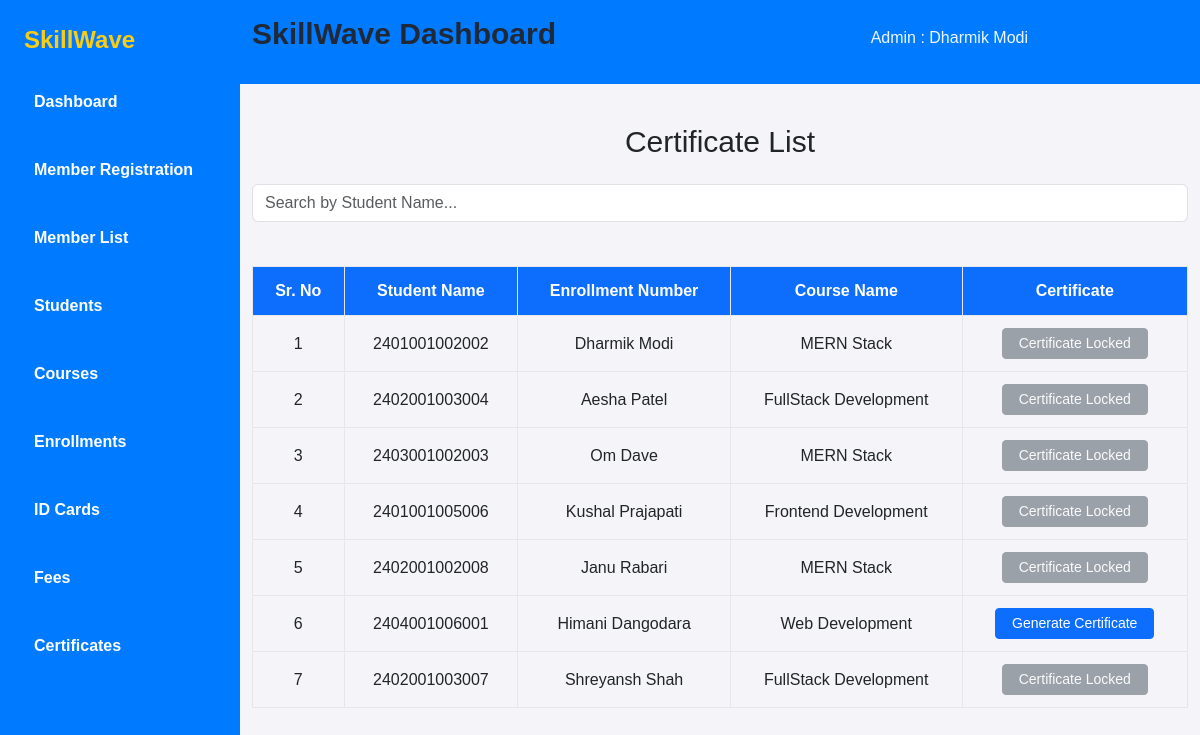
Page /certificate/1/ on the committed database.
### myapp/models.py (models this page shows, shortened)
class Admin(models.Model):
    admin_id = models.AutoField(primary_key=True, verbose_name="ID")
    email = models.EmailField(max_length=50)
    password = models.CharField(max_length=10)
    name = models.CharField(max_length=50)

class Enrollment(models.Model):
    enroll_id = models.AutoField(primary_key=True)  # Fixed spelling: enorll_id → enroll_id
    enrollment_number = models.IntegerField(verbose_name="Enrollment Number")
    admin = models.ForeignKey(Admin, on_delete = models.CASCADE )
    student_id = models.ForeignKey(Student, verbose_name="name", on_delete=models.CASCADE, related_name="enrollments")
    course_name = models.ForeignKey(Course, verbose_name="course_name", on_delete=models.CASCADE, related_name="enrollments")
    admission_date = models.DateField()  # Fixed spelling: Addmission_date → admission_date
    start_date = models.DateField()
    end_date = models.DateField()
    total_paid = models.DecimalField(max_digits=10, decimal_places=2, default=0.00)
    pending_amount = models.DecimalField(max_digits=10, decimal_places=2, default=0.00)
    PAYMENT_STATUS_CHOICES = [
        ('PENDING', 'Pending'),
        ('PAID', 'Paid'),
        ('PARTIAL', 'Partial'),
    ]
    payment_status = models.CharField(max_length=10,choices=PAYMENT_STATUS_CHOICES,default='PENDING',verbose_name="Payment Status")

class Student(models.Model):
    student_id = models.AutoField(primary_key=True, verbose_name="ID")  # Fixed spelling: student_id → ID
    admin = models.ForeignKey(Admin, on_delete = models.CASCADE )
    name = models.CharField(max_length=50)
    address = models.CharField(max_length=100)
    phone_no = models.CharField(max_length=10)
    email = models.CharField(max_length=50)
    DOB = models.DateField()
    photo = models.FileField(upload_to='static/images/student_photos/', null=True)  # Fixed max_length to 1
    marks = models.IntegerField(default=0)  # Assuming marks field exists
    gender = models.CharField(max_length=10, choices=[('Male', 'Male'), ('Female', 'Female')])  # Add this field

class Course(models.Model):
    course_id = models.AutoField(verbose_name="course_id",primary_key=True)
    admin = models.ForeignKey(Admin, on_delete = models.CASCADE )
    course_name = models.CharField(max_length=30)
    duration = models.IntegerField(help_text="Duration in month")
    fees = models.DecimalField(max_digits=10, decimal_places=2)
    def __str__(self):
        return self.course_name

### myapp/views.py (the view)
# urls.py: path('certificate/<int:admin_id>/', views.Certificate, name='certificate'),
def Certificate(request, admin_id):
    c = models.Admin.objects.get(admin_id=admin_id)
    id = c.admin_id
    context = {
        'id': id,
        'admin': models.Admin.objects.get(admin_id=admin_id),
        'admin_id': admin_id,
    }
    certificate = models.Enrollment.objects.filter(admin=admin_id)
    context['certificate'] = certificate
    return render(request, 'certificate.html', context)

### myapp/templates/certificate.html (shortened to what this page needs)
<!DOCTYPE html>
<html lang="en">
<head>
    <script src="https://cdn.tailwindcss.com"></script>
    <link href="https://cdn.jsdelivr.net/npm/bootstrap@5.3.5/dist/css/bootstrap.min.css" rel="stylesheet">
    <link rel="stylesheet" href="https://cdnjs.cloudflare.com/ajax/libs/font-awesome/6.5.0/css/all.min.css">
</head>
<body>
    <div class="flex">
        <aside class="w-1/5 sidebar text-white min-h-screen p-6">
            <h2 class="text-2xl font-bold mb-6"><a href="#">SkillWave</a></h2>
            <ul>
                <li class="mb-4 font-semibold"><a href="{% url 'admin_dashboard' id %}">Dashboard</a></li>
                <li class="mb-4 font-semibold"><a href="{% url 'member_register' admin_id %}">Member Registration</a></li>
                <li class="mb-4 font-semibold"><a href="{% url 'member_list' admin_id %}">Member List</a></li>
                <li class="mb-4 font-semibold"><a href="{% url 'student' admin_id %}">Students</a></li>
                <li class="mb-4 font-semibold"><a href="{% url 'course' admin_id %}">Courses</a></li>
                <li class="mb-4 font-semibold"><a href="{% url 'enrollment' admin_id %}">Enrollments</a></li>
                <li class="mb-4 font-semibold"><a href="{% url 'idcard' admin_id  %}">ID Cards</a></li>
                <li class="mb-4 font-semibold"><a href="{% url 'fee' admin_id %}">Fees</a></li>
                <li class="mb-4 font-semibold"><a href="{% url 'certificate' admin_id %}">Certificates</a></li>
            </ul>
        </aside>
        <main class="w-4/5 ">
            <nav class="site-nav mb-10" style="background-color: #007bff;">
                <div class="pb-2 top-bar mb-3">
                    <div class="container">
                        <div class="row align-items-center">
                            <div class="col-lg-7 ">
                                <h1 class="flex text-3xl font-bold text-gray-800 mb-6 mt-3">SkillWave Dashboard</h1>
                            </div>
                            <div class="col-lg-3">
                                <div class="text-right" style="color: aliceblue;">Admin : {{admin.name }}</div>
                            </div>
                        </div>
                    </div>
                </div>
            </nav>
            <div class="container">
                <h2 class="text-center text-3xl mb-4">Certificate List</h2>
                <div class="d-flex justify-content-end">
                    <input type="text" id="searchInput" name="searchInput" class="form-control search-box" placeholder="Search by Student Name...">
                </div><br>
                <div class="table-responsive">
                    <table class="table-bordered text-center">
                        <thead class="bg-primary text-white">
                            <tr>
                                <th>Sr. No</th>
                                <th>Student Name</th>
                                <th>Enrollment Number</th>
                                <th>Course Name</th>
                                <th>Certificate</th>
                            </tr>
                        </thead>
                        <tbody>
                            {% for certificate in certificate %}
                            <tr>
                                <td>{{ forloop.counter }}</td>
                                <td>{{ certificate.enrollment_number }}</td>
                                <td>{{ certificate.student_id.name }}</td>
                                <td>{{ certificate.course_name }}</td>
                                <td>
                                    <div class="d-flex justify-content-center gap-2">
                                        {% if certificate.payment_status == 'PAID' %}
                                            <a href="{% url 'certificate_generate_enroll' id certificate.enroll_id %}" class="btn btn-primary btn-sm px-3">
                                                 Generate Certificate
                                            </a>
                                        {% else %}
                                            <button class="btn btn-secondary btn-sm px-3" disabled title="Fees payment incomplete (Pending: ₹{{ enrollment.pending_amount }})">
                                                 Certificate Locked
                                            </button>
                                        {% endif %}
                                    </div>
                                </td>
                            </tr>
                            {% empty %}
                            <tr>
                                <td colspan="7" class="text-center text-gray-500">No members available.</td>
                            </tr>
                            {% endfor %}
                        </tbody>
                    </table>
                </div>
            </div>
        </main>
    </div>
</body>
</html>

### myapp/templates/certificate.html (style rules this page uses)
body { font-family: 'Poppins', sans-serif; background: #f4f4f9; }
.sidebar { background: #007bff; }
.sidebar h2 a { color: #facc15; text-decoration: none; }
.sidebar ul li { cursor: pointer; transition: 0.3s; }
table { width: 100%; border-collapse: collapse; margin-top: 20px; }
thead { background-color: #007bff; color: white; }
th, td { padding: 12px 15px; text-align: center; border-bottom: 1px solid #ddd; }
.sidebar ul li a { color: white; text-decoration: none; display: block; padding: 10px; }

### rows in the picture
Admin: name "Dharmik Modi"
Enrollment: enrollment_number "2401001002002", student_id.name "Dharmik Modi", course_name "MERN Stack"
Enrollment: enrollment_number "2402001003004", student_id.name "Aesha Patel", course_name "FullStack Development"
Enrollment: enrollment_number "2403001002003", student_id.name "Om Dave", course_name "MERN Stack"
Enrollment: enrollment_number "2401001005006", student_id.name "Kushal Prajapati", course_name "Frontend Development"
Enrollment: enrollment_number "2402001002008", student_id.name "Janu Rabari", course_name "MERN Stack"
Enrollment: enrollment_number "2404001006001", student_id.name "Himani Dangodara", course_name "Web Development", payment_status "Generate Certificate"
Enrollment: enrollment_number "2402001003007", student_id.name "Shreyansh Shah", course_name "FullStack Development"
